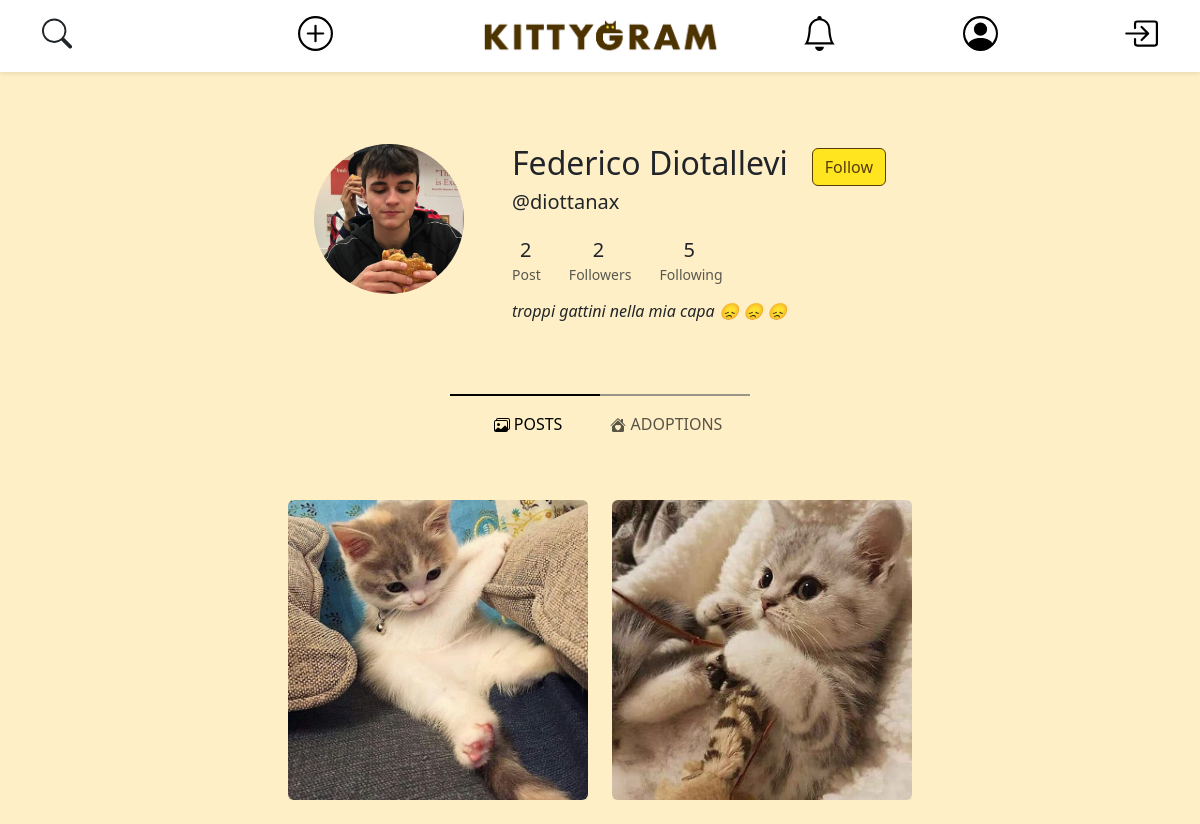
Page /open-profile.php?username=diottanax on the committed database.
### tables this page shows
CREATE TABLE IF NOT EXISTS ACCOUNT (
    user_id INT AUTO_INCREMENT PRIMARY KEY,
    username VARCHAR(25) NOT NULL UNIQUE,
    email VARCHAR(319) NOT NULL UNIQUE,
    password VARCHAR(512) NOT NULL,  
    salt VARCHAR(512) NOT NULL,
    first_name VARCHAR(25) NOT NULL,
    last_name VARCHAR(25) NOT NULL,
    user_bio VARCHAR(255) NOT NULL DEFAULT " ",
    profile_pic_id INT DEFAULT 1,
    city_id INT
);

CREATE TABLE IF NOT EXISTS MEDIA (
    media_id INT AUTO_INCREMENT PRIMARY KEY,
    file_name VARCHAR(255) NOT NULL,
    post_id INT
);

### db-config.php (called while the page is built, shortened)
<?php
$dbname = "kittygram";
require_once("db/database.php");
$dbh = new DatabaseHelper($dbname);

### db/database.php (called while the page is built, shortened)
<?php
class DatabaseHelper
{
    private $db;
    public function __construct($dbname, $servername = "localhost", $username = "root", $password = "", $port = 3306)
    {
        $this->db = new mysqli($servername, $username, $password, $dbname, $port);
    }
    public function getIdFromUsername($username)
    {
        $stmt = $this->db->prepare("SELECT user_id FROM account WHERE account.username = ? LIMIT 1");
        $stmt->bind_param("s", $username);
        $stmt->execute();
        $result = $stmt->get_result()->fetch_all(MYSQLI_ASSOC)[0];
        return count($result) > 0 ? $result['user_id'] : 0;
    }
    public function getAccountFromUsername($username)
    {
        $query = "SELECT user_id as id, username, file_name as pic, first_name, last_name, user_bio, email FROM account
                    LEFT JOIN media ON account.profile_pic_id = media.media_id
                    WHERE account.username = ?
                    LIMIT 1;";
        $stmt = $this->db->prepare($query);
        $stmt->bind_param("s", $username);
        $stmt->execute();
        $result = $stmt->get_result();
        return $result->fetch_all(MYSQLI_ASSOC)[0];
    }
    public function isUsernameTaken($username)
    {
        $query = "SELECT * FROM ACCOUNT WHERE username = ?";
        $lowerUsername = strtolower($username);
        $stmt = $this->db->prepare($query);
        $stmt->bind_param("s", $lowerUsername);
        $stmt->execute();
        $result = $stmt->get_result();
        if ($result && $result->num_rows > 0) {
            return true;
        } else {
            return false;
        }
    }
    function getMediasByPostId($post_id)
    {
        $query = "SELECT file_name FROM MEDIA WHERE post_id = ?";
        $stmt = $this->db->prepare($query);
        $stmt->bind_param("i", $post_id);
        $stmt->execute();
        $result = $stmt->get_result();
        $files = [];
        while ($row = $result->fetch_assoc()) {
            $files[] = $row['file_name'];
        }
        return $files;
    }
    public function getFollowedAccount($user_id)
    {
        $query = "SELECT username, file_name
                    FROM account LEFT JOIN follow ON account.user_id = follow.followed
                    LEFT JOIN media ON account.profile_pic_id = media.media_id
                    WHERE follow.follower = ?;";
        $stmt = $this->db->prepare($query);
        $stmt->bind_param("i", $user_id);
        $stmt->execute();
        $result = $stmt->get_result();
        return $result->fetch_all(MYSQLI_ASSOC);
    }
    public function getFollowersAccount($user_id)
    {
        $query = "SELECT username, file_name
                    FROM account LEFT JOIN follow ON account.user_id = follow.follower
                    LEFT JOIN media ON account.profile_pic_id = media.media_id
                    WHERE follow.followed = ?;";
        $stmt = $this->db->prepare($query);
        $stmt->bind_param("i", $user_id);
        $stmt->execute();
        $result = $stmt->get_result();
        return $result->fetch_all(MYSQLI_ASSOC);
    }
    public function getNumPostFromId($user_id)
    {
        $stmt = $this->db->prepare("SELECT COUNT(*) AS num_posts FROM POST WHERE user_id = ?");
        $stmt->bind_param('i', $user_id);
        $stmt->execute();
        $stmt->bind_result($numPost);
        return $numPost;
    }
    public function getUserPosts($idOrUsername)
    {
        $query = "SELECT post.post_id,
                     CASE
                        WHEN adoption.post_id IS NOT NULL THEN 1
                        ELSE 0
                     END AS is_adoption
              FROM post
              LEFT JOIN account ON post.user_id = account.user_id
              LEFT JOIN adoption ON post.post_id = adoption.post_id
              WHERE account.username = ?
                 OR account.user_id = ?
              ORDER BY post.post_id DESC";
        $stmt = $this->db->prepare($query);
        $stmt->bind_param("si", $idOrUsername, $idOrUsername);
        $stmt->execute();
        $result = $stmt->get_result()->fetch_all(MYSQLI_ASSOC);
        $userPosts = array('posts' => array(), 'adoptions' => array());
        foreach ($result as &$post) {
            $post['media'] = $this->getMediasByPostId($post['post_id']);
            if ($post['is_adoption']) {
                $userPosts['adoptions'][] = $post;
            } else {
                $userPosts['posts'][] = $post;
            }
        }
        return $userPosts;
    }
    public function isFollowing($follower, $followed)
    {
        $follower_id = $this->getIdFromUsername($follower);
        $followed_id = $this->getIdFromUsername($followed);
        if (isset($follower_id, $followed_id)) {
            $query = "SELECT * FROM follow WHERE follow.follower = ? AND follow.followed = ? LIMIT 1;";
            $stmt = $this->db->prepare($query);
            $stmt->bind_param("ii", $follower_id, $followed_id);
            $stmt->execute();
            $stmt->store_result();
            return $stmt->num_rows();
        }
        return 0;
    }
}

### open-profile.php (the view, shortened to what this page needs)
<?php
require_once ("db-config.php");
if (isset($_GET['username']) && $dbh->isUsernameTaken($_GET['username'])): ?>
  <!DOCTYPE html>
  <html lang="en">
  <head>
    <link rel="stylesheet" href="./css/style.css" />
    <link href="https://cdn.jsdelivr.net/npm/bootstrap@5.3.3/dist/css/bootstrap.min.css" rel="stylesheet"
 />
    <?php
    $accountResult = $dbh->getAccountFromUsername($_GET['username']);
    $posts = $dbh->getUserPosts($_GET['username']);
    $followers = $dbh->getFollowersAccount($accountResult['id']);
    $following = $dbh->getFollowedAccount($accountResult['id']);
    ?>
  </head>
  <body>
    <?php require_once ("./components/navbar.php") ?>
    <div id="followersModalContainer"> <?php echo require_once ("./modals/followers-modal.php") ?></div>
    <div id="followingModalContainer"> <?php echo require_once ("./modals/following-modal.php") ?> </div>
    <div class="container d-flex justify-content-center mt-5 py-5">
      <img src="./img/<?php echo $accountResult['pic']; ?>" class="rounded-circle" alt="profile-pic" width="150"
        height="150" />
      <ul class="ms-5">
        <li class="list-group-item d-flex justify-content-between align-items-center" id="name-last-name">
          <h2><?php echo $accountResult['first_name'] . " " . $accountResult['last_name']; ?></h2>
          <?php if ($accountResult['username'] == $_SESSION['username']): ?>
            <button type="button" class="btn btn-light ms-4" id="user-settings-button" name="user-settings-button">
              Edit Profile
            </button>
          <?php else: ?>
            <?php
            $isFollowing = $dbh->isFollowing($_SESSION['username'], $accountResult['username']);
            $buttonDesignClass = $isFollowing ? "btn-light" : "btn-primary";
            $buttonText = $isFollowing ? "Following" : "Follow";
            ?>
            <button id="followButton" type="button" class="btn ms-4 btn-light <?php echo $buttonDesignClass ?>"
              followed="<?php echo htmlspecialchars($accountResult['username']); ?>"
              follower="<?php echo htmlspecialchars($_SESSION['username']); ?>">
              <?php echo $buttonText ?>
            </button>
          <?php endif; ?>
        </li>
        <li class="list-group-item">
          <h5>@<?php echo $accountResult['username'] ?></h5>
        </li>
        <li class="list-inline-item mt-3 me-4">
          <h5 class="font-weight-bold mb-0 d-block ms-2 ">
            <?php echo $dbh->getNumPostFromId($accountResult['id']) ?>
          </h5>
          <small class="text-muted"> <i class="fas fa-image mr-1"></i>Post</small>
        </li>
        <li class="list-inline-item me-4">
          <h5 class="font-weight-bold mb-0 d-block ms-4" data-bs-toggle="modal" data-bs-target="#followersModal" role="button">
            <?php echo count($followers) ?>
          </h5>
          <small class="text-muted">
            <i class="fas fa-user mr-1"></i>Followers</small>
        </li>
        <li class="list-inline-item">
          <h5 class="font-weight-bold mb-0 d-block ms-4" data-bs-toggle="modal" data-bs-target="#followingModal" role="button">
            <?php echo count($following) ?>
          </h5>
          <small class="text-muted">
            <i class="fas fa-user mr-1"></i>Following</small>
        </li>
        <li class="list-group-item mt-3">
          <h6>
            <em><?php echo nl2br(wordwrap($accountResult['user_bio'], 50, "\n", true)); ?></em>
          </h6>
        </li>
      </ul>
    </div>
    <?php
    $current_route = isset($_GET['route']) && ($_GET['route'] == 'posts' || $_GET['route'] == 'adoptions') ? $_GET['route'] : 'posts';
    ?>
    <div class=" container-fluid justify-content-center ">
      <div class="active-indicator-container">
        <div class="active-indicator">
          <div class="half-bar half-bar-left <?php echo $current_route == 'posts' ? 'active' : 'inactive'; ?>">
          </div>
          <div class="half-bar half-bar-right <?php echo $current_route == 'adoptions' ? 'active' : 'inactive'; ?>">
          </div>
        </div>
      </div>
    </div>
    <nav class="navbar navbar-expand">
      <div class="container-fluid">
        <div class="collapse navbar-collapse justify-content-center" id="navbarNavAltMarkup">
          <div class="navbar-nav mx-auto">
            <a class="nav-link mx-3 <?php echo $current_route == 'posts' ? 'active' : ''; ?>" aria-current="page"
              href="open-profile.php?username=<?php echo $accountResult['username'] ?>">
               POSTS</a>
            <a class="nav-link mx-3 <?php echo $current_route == 'adoptions' ? 'active' : ''; ?>"
              href="open-profile.php?username=<?php echo $accountResult['username'] ?>&route=adoptions">
               ADOPTIONS</a>
          </div>
        </div>
      </div>
    </nav>
    <?php
    if ($current_route === 'adoptions') {
      $postToShow = $posts['adoptions'];
    } else if ($current_route === 'posts') {
      $postToShow = $posts['posts'];
    }
    ?>
    <div class=" mt-5 container text-center justify-content-center" id="userPostsContainer">
      <?php if (count($postToShow) > 0): ?>
        <div class="row row-cols-auto justify-content-center">
          <?php foreach ($postToShow as $post): ?>
            <div class="col">
              <a href="open-post.php?post_id=<?php echo $post['post_id'] ?>">
                <div class="post-image-container-profile mb-4"> <img src="./img/<?php echo $post['media'][0] ?>"
                    class="img-fluid rounded shadow-sm" alt="" /></div>
              </a>
            </div>
          <?php endforeach; ?>
        </div>
      <?php else: ?>
        <p>No kittens here yet 😿</p>
      <?php endif; ?>
    </div>
  </body>
  </html>
<?php else:
  header('Location: ./index.php');
endif;

### components/navbar.php (shortened to what this page needs)
<header class="nav p-2 fixed-top shadow-sm bg-white justify-content-between">
    <div class="container">
        <div class="row">
            <div class="col-2 text-start mt-2 mb-2">
            </div>
            <div class="col-2 text-center mt-2 mb-2">
            </div>
            <div class="col-4 d-flex justify-content-center mt-2 mb-2">
                <a href="index.php">
                    <img src="./img/KittyGram_Logo.png" alt="Kittygram" width="250" class="desktop-img" />
                </a>
            </div>
            <div class="col-1 text-start mt-2 mb-2">
            </div>
            <div class="col-2 text-center mt-2 mb-2">
                <a href="open-profile.php?username=<?php echo $_SESSION['username'] ?>">
                    <svg xmlns="http://www.w3.org/2000/svg" width="35" height="35" class="bi bi-person-circle"
                        viewBox="0 0 16 16">
                        <path d="M11 6a3 3 0 1 1-6 0 3 3 0 0 1 6 0" />
                        <path fill-rule="evenodd"
                            d="M0 8a8 8 0 1 1 16 0A8 8 0 0 1 0 8m8-7a7 7 0 0 0-5.468 11.37C3.242 11.226 4.805 10 8 10s4.757 1.225 5.468 2.37A7 7 0 0 0 8 1" />
                    </svg>
                </a>
            </div>
            <div class="col-1 text-end mt-2 mb-2">
                <a title="logout" href="./api/logout.php">
                </a>
            </div>
        </div>
    </div>
</header>
<?php require_once ("./modals/new-post-modal.php"); ?>

### modals/new-post-modal.php (shortened to what this page needs)
<link rel="stylesheet" href="css/style.css">

### css/style.css (style rules this page uses)
:root { --primary-color: #573c0c; --secondary-color: #ffe51f; --bg-color: #feefc6 !important; --btn-primary-color: #ffe51f; --btn-secondary-color: #feefc6; }
body, header, .card, nav { background-color: var(--bg-color) !important; }
ul { list-style-type: none; padding: 0; }
.btn-primary { background-color: var(--secondary-color) !important; border-color: var(--primary-color) !important; color: var(--primary-color) !important; }
.active-indicator { display: flex !important; height: 2px !important; width: 50% !important; max-width: 300px !important; }
.active-indicator-container { display: flex !important; justify-content: center !important; }
.active-indicator .half-bar { flex: 1 !important; }
.half-bar-left.active, .half-bar-right.active { background-color: #000 !important; }
.half-bar-left.inactive, .half-bar-right.inactive { background-color: #9a9589 !important; }
.post-image-container-profile { width: 300px !important; height: 300px !important; overflow: hidden !important; display: flex !important; justify-content: center !important; align-items: center !important; }
.post-image-container-profile img { min-width: 250px; min-height: 250px; object-fit: cover; width: 100%; height: 100%; }
.desktop-img { display: block; }

### rows in the picture
account: profile_pic.file_name (picture), first_name "Federico", last_name "Diotallevi", username "diottanax", user_bio "troppi gattini nella mia capa 😞 😞 😞"

### other values in the picture
$buttonText "Follow"
$dbh->getNumPostFromId($accountResult['id']) "2"
count($followers) "2"
count($following) "5"
